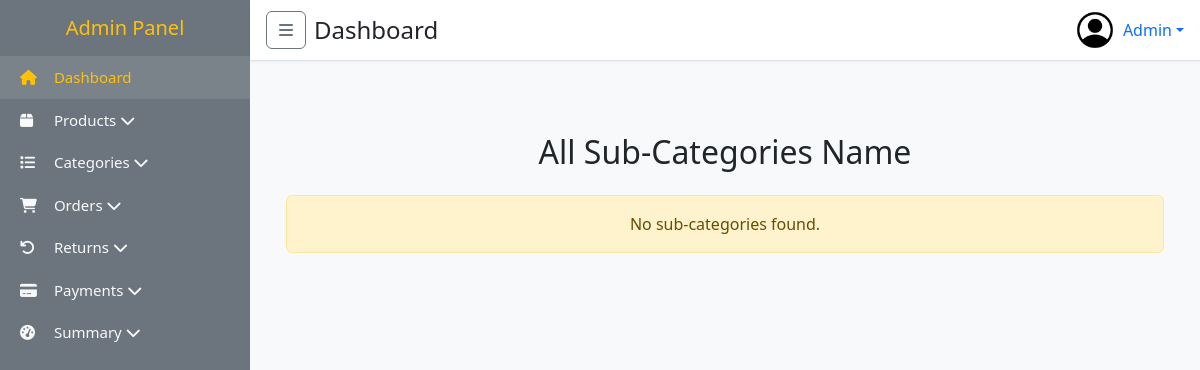
Before: /admin/all_sub_category.php with the older database file.
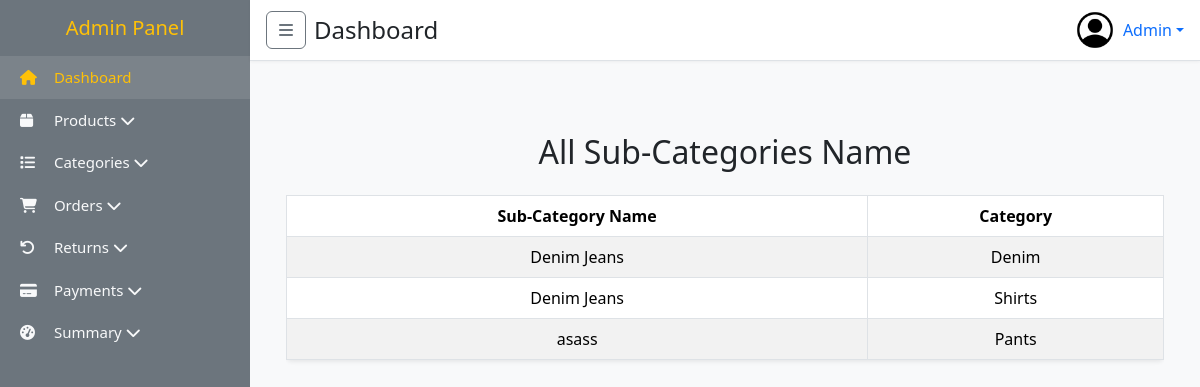
After: the same page with the newer database file.
### tables this page shows
CREATE TABLE `sub_category` (
  `id` int(11) NOT NULL,
  `name` varchar(255) DEFAULT NULL,
  `category_id` int(11) DEFAULT NULL,
  `created_at` datetime DEFAULT current_timestamp(),
  `updated_at` datetime DEFAULT current_timestamp()
);

CREATE TABLE `categories` (
  `id` int(11) NOT NULL,
  `name` varchar(255) DEFAULT NULL,
  `created_at` datetime DEFAULT current_timestamp(),
  `updated_at` datetime DEFAULT current_timestamp()
);

### admin/all_sub_category.php (the view, shortened to what this page needs)
<?php
require "inc/he.php";
require "inc/sidebar.php";
require "inc/nav.php";
require "../config/db.php";
$query = "
  SELECT sc.id, sc.name AS sub_name, c.name AS category_name
  FROM sub_category sc
  JOIN categories c ON sc.category_id = c.id
";
$result = mysqli_query($con, $query);
?>
<main class="p-4">
    <div class="container mt-5">
        <h2 class="mb-4 text-center">All Sub-Categories Name</h2>
        <?php if (mysqli_num_rows($result) > 0): ?>
            <div class="table-responsive">
                <table class="table table-striped table-hover table-bordered shadow-sm rounded">
                    <thead class="thead-dark">
                        <tr class="text-center">
                            <th>Sub-Category Name</th>
                            <th>Category</th>
                        </tr>
                    </thead>
                    <tbody>
                        <?php while ($row = mysqli_fetch_assoc($result)): ?>
                            <tr class="text-center">
                                <td><?php echo htmlspecialchars($row['sub_name']); ?></td>
                                <td><?php echo htmlspecialchars($row['category_name']); ?></td>
                            </tr>
                        <?php endwhile; ?>
                    </tbody>
                </table>
            </div>
        <?php else: ?>
            <div class="alert alert-warning text-center">No sub-categories found.</div>
        <?php endif; ?>
    </div>
</main>
<link href="https://cdn.jsdelivr.net/npm/bootstrap-icons/font/bootstrap-icons.css" rel="stylesheet">
<?php require "inc/footer.php"; ?>

Changed rows visible on the page:
added sub_category: name "Denim Jeans", category.name "Denim"
added sub_category: name "Denim Jeans", category.name "Shirts"
added sub_category: name "asass", category.name "Pants"
Other visible differences:
text no longer shown: "No sub-categories found."
text now shown: "Sub-Category Name Category"
